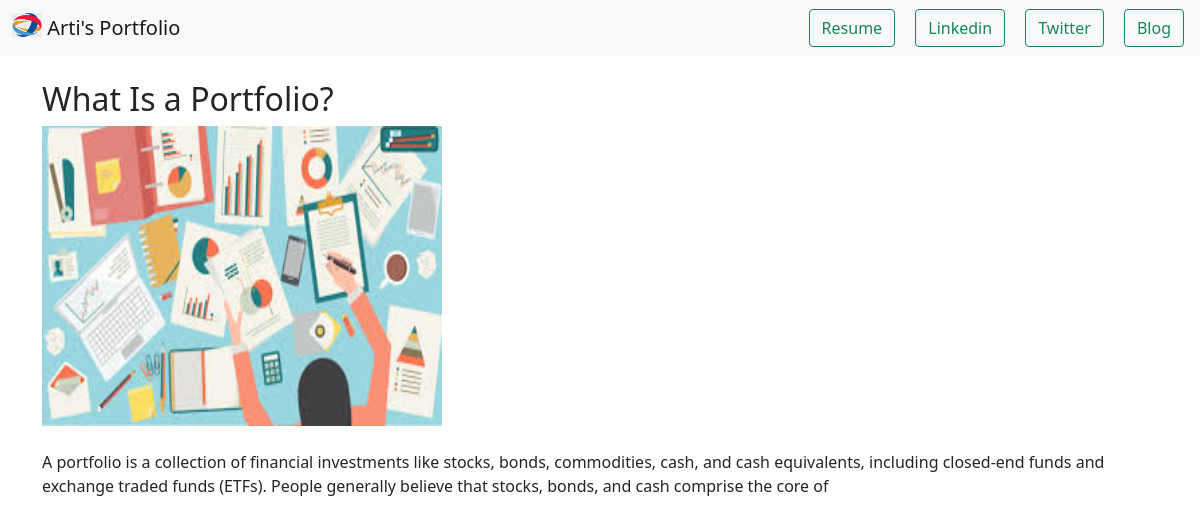
The app's page /1/, older data.
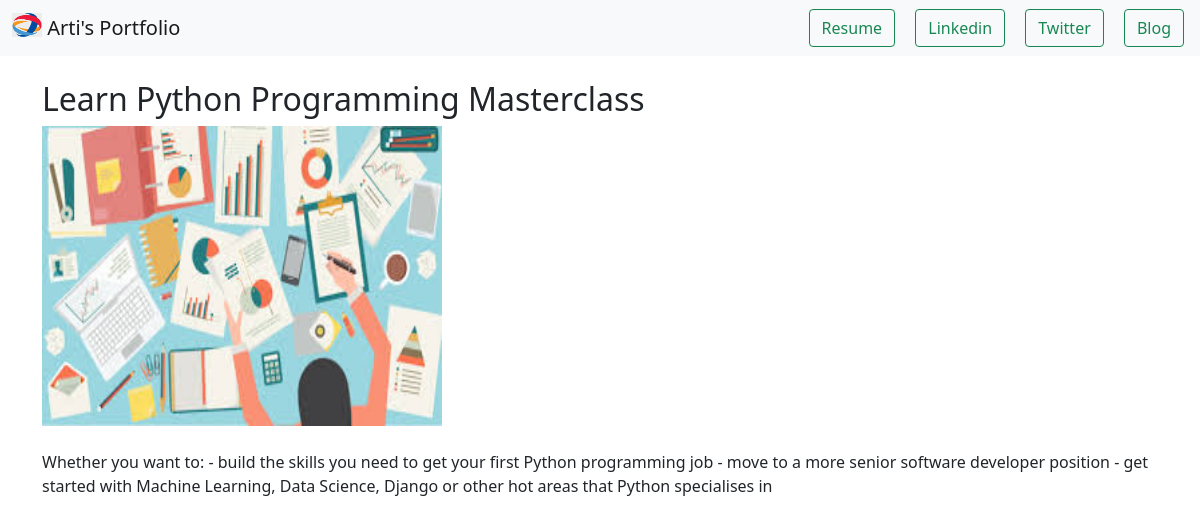
The same page, newer data.
### portfolio/models.py (models this page shows)
class Project(models.Model):
    title=models.CharField(max_length=100)
    description=models.CharField(max_length=5000)
    image=models.ImageField(upload_to='portfolio/images/')
    url=models.URLField(blank=True)

### portfolio/views.py (the view)
# urls.py: path('<int:project_id>/',views.portfolio,name='portfolio'),
def portfolio(request,project_id):
    project=get_object_or_404(Project,pk=project_id)
    return render(request,'portfolio/portfolios.html',{'project':project})

### portfolio/templates/portfolio/portfolios.html
{% extends 'portfolio/base.html' %}
{% block content %}
<br>
<h2> {{ project.title}}</h2>
<img src="{{ project.image.url}}" height="300" width="400">
<br><br>
<p>{{ project.description}}<p>
  {% endblock %}

### portfolio/templates/portfolio/base.html (shortened to what this page needs)
{% load static %}
<!doctype html>
<html lang="en">
  <head>
    <link href="https://cdn.jsdelivr.net/npm/bootstrap@5.0.0-beta2/dist/css/bootstrap.min.css" rel="stylesheet">
    <link href="https://cdn.jsdelivr.net/npm/bootstrap@5.0.0-beta2/dist/css/bootstrap.min.css" rel="stylesheet">
  </head>
  <body>
<nav class="navbar navbar-light bg-light">
  <div class="container-fluid">
    <a class="navbar-brand" href="#">
      {% load static %}
      <img src="{%  static 'portfolio/logo.jpeg' %}" alt="" width="30" height="24" class="d-inline-block align-top">
      Arti's Portfolio
    </a>
    <form class="container-fluid justify-content-start" style="text-align:right;position:absolute">
    <a class="navbar-brand" href="{%  static 'portfolio/resume.pdf' %}"><button class="btn btn-outline-success" type="button">Resume</button></a>
    <a class="navbar-brand" href="https://www.linkedin.com/feed/"><button class="btn btn-outline-success" type="button">Linkedin</button></a>
    <a class="navbar-brand" href="https://twitter.com/"><button class="btn btn-outline-success" type="button">Twitter</button></a>
    <a class="navbar-brand" href="{%  url 'blog:all_blogs' %}"><button class="btn btn-outline-success" type="button">Blog</button></a>
     </form>
  </div>
</nav>
<div class="container">
    {%  block content %} {% endblock %}
</div>
  </body>
</html>

### portfolio/templates/portfolio/base.html (style rules this page uses)
a { text-decoration:none; }

Row changes from the older to the newer data that the page shows:
changed Project: title "What Is a Portfolio?" → "Learn Python Programming Masterclass"; description "A portfolio is a collection of financial investments like stocks, bonds, commodities, cash, and cash equivalents, including closed-end funds and exchange traded funds (ETFs). People generally believe that stocks, bonds, and cash comprise the core of" → "Whether you want to: - build the skills you need to get your first Python programming job - move to a more senior software developer position - get started with Machine Learning, Data Science, Django or other hot areas that Python specialises in"
